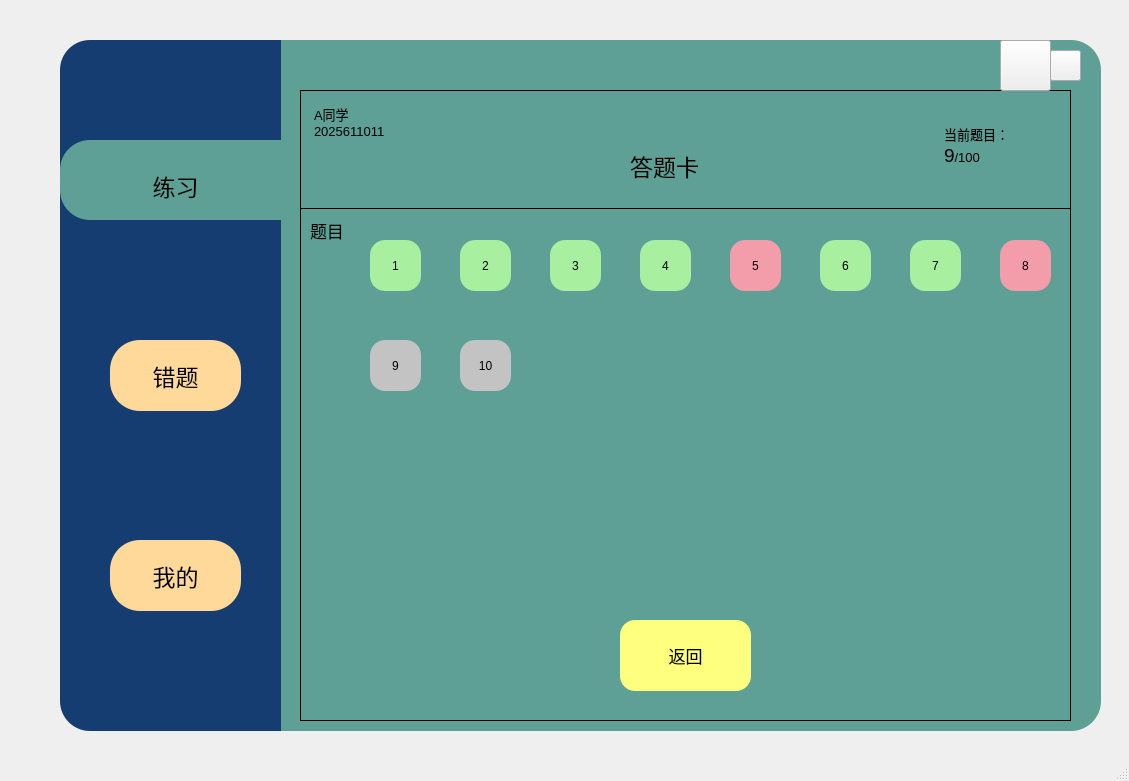
<?xml version="1.0" encoding="UTF-8"?>
<ui version="4.0">
 <class>MainWindow</class>
 <widget class="QMainWindow" name="MainWindow">
  <property name="geometry">
   <rect>
    <x>0</x>
    <y>0</y>
    <width>1129</width>
    <height>781</height>
   </rect>
  </property>
  <property name="windowTitle">
   <string>MainWindow</string>
  </property>
  <widget class="QWidget" name="centralwidget">
   <widget class="QFrame" name="frame">
    <property name="geometry">
     <rect>
      <x>300</x>
      <y>90</y>
      <width>771</width>
      <height>631</height>
     </rect>
    </property>
    <property name="sizePolicy">
     <sizepolicy hsizetype="Expanding" vsizetype="Expanding">
      <horstretch>0</horstretch>
      <verstretch>0</verstretch>
     </sizepolicy>
    </property>
    <property name="cursor">
     <cursorShape>ArrowCursor</cursorShape>
    </property>
    <property name="layoutDirection">
     <enum>Qt::LeftToRight</enum>
    </property>
    <property name="styleSheet">
     <string notr="true"/>
    </property>
    <property name="frameShape">
     <enum>QFrame::Panel</enum>
    </property>
    <property name="frameShadow">
     <enum>QFrame::Plain</enum>
    </property>
    <widget class="QPushButton" name="Bt_back_ex">
     <property name="geometry">
      <rect>
       <x>320</x>
       <y>530</y>
       <width>131</width>
       <height>71</height>
      </rect>
     </property>
     <property name="font">
      <font>
       <pointsize>13</pointsize>
      </font>
     </property>
     <property name="styleSheet">
      <string notr="true">

QPushButton{
	background-color: rgb(255, 255, 127);
	border-radius:15px

}
QPushButton:pressed{
	padding-left:5px;
	padding-top:5px;
}</string>
     </property>
     <property name="text">
      <string>返回</string>
     </property>
    </widget>
    <widget class="Line" name="line">
     <property name="geometry">
      <rect>
       <x>0</x>
       <y>110</y>
       <width>801</width>
       <height>16</height>
      </rect>
     </property>
     <property name="font">
      <font>
       <pointsize>4</pointsize>
      </font>
     </property>
     <property name="frameShadow">
      <enum>QFrame::Plain</enum>
     </property>
     <property name="orientation">
      <enum>Qt::Horizontal</enum>
     </property>
    </widget>
    <widget class="QTextBrowser" name="text_info">
     <property name="geometry">
      <rect>
       <x>10</x>
       <y>10</y>
       <width>171</width>
       <height>61</height>
      </rect>
     </property>
     <property name="font">
      <font>
       <pointsize>11</pointsize>
      </font>
     </property>
     <property name="styleSheet">
      <string notr="true">background-color: rgb(94,159,150);</string>
     </property>
     <property name="frameShape">
      <enum>QFrame::NoFrame</enum>
     </property>
     <property name="html">
      <string>&lt;!DOCTYPE HTML PUBLIC &quot;-//W3C//DTD HTML 4.0//EN&quot; &quot;http://www.w3.org/TR/REC-html40/strict.dtd&quot;&gt;
&lt;html&gt;&lt;head&gt;&lt;meta name=&quot;qrichtext&quot; content=&quot;1&quot; /&gt;&lt;style type=&quot;text/css&quot;&gt;
p, li { white-space: pre-wrap; }
&lt;/style&gt;&lt;/head&gt;&lt;body style=&quot; font-family:'SimSun'; font-size:11pt; font-weight:400; font-style:normal;&quot;&gt;
&lt;p style=&quot; margin-top:0px; margin-bottom:0px; margin-left:0px; margin-right:0px; -qt-block-indent:0; text-indent:0px;&quot;&gt;&lt;span style=&quot; font-size:10pt;&quot;&gt;A同学&lt;/span&gt;&lt;/p&gt;
&lt;p style=&quot; margin-top:0px; margin-bottom:0px; margin-left:0px; margin-right:0px; -qt-block-indent:0; text-indent:0px;&quot;&gt;&lt;span style=&quot; font-size:10pt;&quot;&gt;2025611011&lt;/span&gt;&lt;/p&gt;&lt;/body&gt;&lt;/html&gt;</string>
     </property>
    </widget>
    <widget class="QTextBrowser" name="exercise_current">
     <property name="geometry">
      <rect>
       <x>640</x>
       <y>30</y>
       <width>121</width>
       <height>81</height>
      </rect>
     </property>
     <property name="styleSheet">
      <string notr="true">background-color: rgb(94,159,150);</string>
     </property>
     <property name="frameShape">
      <enum>QFrame::NoFrame</enum>
     </property>
     <property name="html">
      <string>&lt;!DOCTYPE HTML PUBLIC &quot;-//W3C//DTD HTML 4.0//EN&quot; &quot;http://www.w3.org/TR/REC-html40/strict.dtd&quot;&gt;
&lt;html&gt;&lt;head&gt;&lt;meta name=&quot;qrichtext&quot; content=&quot;1&quot; /&gt;&lt;style type=&quot;text/css&quot;&gt;
p, li { white-space: pre-wrap; }
&lt;/style&gt;&lt;/head&gt;&lt;body style=&quot; font-family:'SimSun'; font-size:9pt; font-weight:400; font-style:normal;&quot;&gt;
&lt;p style=&quot; margin-top:0px; margin-bottom:0px; margin-left:0px; margin-right:0px; -qt-block-indent:0; text-indent:0px;&quot;&gt;&lt;span style=&quot; font-size:10pt;&quot;&gt;当前题目：&lt;/span&gt;&lt;/p&gt;
&lt;p style=&quot; margin-top:0px; margin-bottom:0px; margin-left:0px; margin-right:0px; -qt-block-indent:0; text-indent:0px;&quot;&gt;&lt;span style=&quot; font-size:14pt;&quot;&gt;9&lt;/span&gt;&lt;span style=&quot; font-size:10pt;&quot;&gt;/100&lt;/span&gt;&lt;/p&gt;
&lt;p style=&quot;-qt-paragraph-type:empty; margin-top:0px; margin-bottom:0px; margin-left:0px; margin-right:0px; -qt-block-indent:0; text-indent:0px;&quot;&gt;&lt;br /&gt;&lt;/p&gt;&lt;/body&gt;&lt;/html&gt;</string>
     </property>
    </widget>
    <widget class="QPushButton" name="exercise_Q1">
     <property name="geometry">
      <rect>
       <x>70</x>
       <y>150</y>
       <width>51</width>
       <height>51</height>
      </rect>
     </property>
     <property name="styleSheet">
      <string notr="true">QPushButton{
background-color: rgb(168, 239, 160);
border-radius:15px
}

QPushButton:pressed{
	padding-left:5px;
	padding-top:5px;
}</string>
     </property>
     <property name="text">
      <string>1</string>
     </property>
    </widget>
    <widget class="QLabel" name="label_title">
     <property name="geometry">
      <rect>
       <x>10</x>
       <y>120</y>
       <width>41</width>
       <height>41</height>
      </rect>
     </property>
     <property name="font">
      <font>
       <pointsize>13</pointsize>
      </font>
     </property>
     <property name="styleSheet">
      <string notr="true">border-bottom-left-radius:15px

</string>
     </property>
     <property name="frameShape">
      <enum>QFrame::WinPanel</enum>
     </property>
     <property name="frameShadow">
      <enum>QFrame::Sunken</enum>
     </property>
     <property name="text">
      <string>题目</string>
     </property>
    </widget>
    <widget class="QPushButton" name="exercise_Q2">
     <property name="geometry">
      <rect>
       <x>160</x>
       <y>150</y>
       <width>51</width>
       <height>51</height>
      </rect>
     </property>
     <property name="styleSheet">
      <string notr="true">QPushButton{
background-color: rgb(168, 239, 160);
border-radius:15px
}

QPushButton:pressed{
	padding-left:5px;
	padding-top:5px;
}</string>
     </property>
     <property name="text">
      <string>2</string>
     </property>
    </widget>
    <widget class="QPushButton" name="exercise_Q5">
     <property name="geometry">
      <rect>
       <x>430</x>
       <y>150</y>
       <width>51</width>
       <height>51</height>
      </rect>
     </property>
     <property name="styleSheet">
      <string notr="true">QPushButton{
border-radius:15px;
background-color: rgb(244, 157, 170);
}
QPushButton:pressed{
	padding-left:5px;
	padding-top:5px;
}</string>
     </property>
     <property name="text">
      <string>5</string>
     </property>
    </widget>
    <widget class="QPushButton" name="exercise_Q4">
     <property name="geometry">
      <rect>
       <x>340</x>
       <y>150</y>
       <width>51</width>
       <height>51</height>
      </rect>
     </property>
     <property name="styleSheet">
      <string notr="true">QPushButton{
background-color: rgb(168, 239, 160);
border-radius:15px
}

QPushButton:pressed{
	padding-left:5px;
	padding-top:5px;
}</string>
     </property>
     <property name="text">
      <string>4</string>
     </property>
    </widget>
    <widget class="QPushButton" name="exercise_Q3">
     <property name="geometry">
      <rect>
       <x>250</x>
       <y>150</y>
       <width>51</width>
       <height>51</height>
      </rect>
     </property>
     <property name="styleSheet">
      <string notr="true">QPushButton{
background-color: rgb(168, 239, 160);
border-radius:15px
}

QPushButton:pressed{
	padding-left:5px;
	padding-top:5px;
}</string>
     </property>
     <property name="text">
      <string>3</string>
     </property>
    </widget>
    <widget class="QPushButton" name="exercise_Q7">
     <property name="geometry">
      <rect>
       <x>610</x>
       <y>150</y>
       <width>51</width>
       <height>51</height>
      </rect>
     </property>
     <property name="styleSheet">
      <string notr="true">QPushButton{
background-color: rgb(168, 239, 160);
border-radius:15px
}

QPushButton:pressed{
	padding-left:5px;
	padding-top:5px;
}</string>
     </property>
     <property name="text">
      <string>7</string>
     </property>
    </widget>
    <widget class="QPushButton" name="exercise_Q10">
     <property name="geometry">
      <rect>
       <x>160</x>
       <y>250</y>
       <width>51</width>
       <height>51</height>
      </rect>
     </property>
     <property name="styleSheet">
      <string notr="true">QPushButton{
background-color: rgb(195, 195, 195);
border-radius:15px}
QPushButton:pressed{
	padding-left:5px;
	padding-top:5px;
}</string>
     </property>
     <property name="text">
      <string>10</string>
     </property>
    </widget>
    <widget class="QPushButton" name="exercise_Q9">
     <property name="geometry">
      <rect>
       <x>70</x>
       <y>250</y>
       <width>51</width>
       <height>51</height>
      </rect>
     </property>
     <property name="styleSheet">
      <string notr="true">QPushButton{
background-color: rgb(195, 195, 195);
border-radius:15px}
QPushButton:pressed{
	padding-left:5px;
	padding-top:5px;
}</string>
     </property>
     <property name="text">
      <string>9</string>
     </property>
    </widget>
    <widget class="QPushButton" name="exercise_Q8">
     <property name="geometry">
      <rect>
       <x>700</x>
       <y>150</y>
       <width>51</width>
       <height>51</height>
      </rect>
     </property>
     <property name="styleSheet">
      <string notr="true">QPushButton{
border-radius:15px;
background-color: rgb(244, 157, 170);
}
QPushButton:pressed{
	padding-left:5px;
	padding-top:5px;
}</string>
     </property>
     <property name="text">
      <string>8</string>
     </property>
    </widget>
    <widget class="QPushButton" name="exercise_Q6">
     <property name="geometry">
      <rect>
       <x>520</x>
       <y>150</y>
       <width>51</width>
       <height>51</height>
      </rect>
     </property>
     <property name="styleSheet">
      <string notr="true">QPushButton{
background-color: rgb(168, 239, 160);
border-radius:15px
}

QPushButton:pressed{
	padding-left:5px;
	padding-top:5px;
}</string>
     </property>
     <property name="text">
      <string>6</string>
     </property>
    </widget>
    <widget class="QLabel" name="label_answersheet">
     <property name="geometry">
      <rect>
       <x>330</x>
       <y>50</y>
       <width>111</width>
       <height>51</height>
      </rect>
     </property>
     <property name="font">
      <font>
       <pointsize>17</pointsize>
      </font>
     </property>
     <property name="text">
      <string>答题卡</string>
     </property>
    </widget>
   </widget>
   <widget class="QFrame" name="frame_2">
    <property name="geometry">
     <rect>
      <x>60</x>
      <y>40</y>
      <width>221</width>
      <height>691</height>
     </rect>
    </property>
    <property name="styleSheet">
     <string notr="true">QFrame{
	background-color: rgb(21,61,114);
	border-top-left-radius:30px;
	border-bottom-left-radius:30px;
}</string>
    </property>
    <property name="frameShape">
     <enum>QFrame::StyledPanel</enum>
    </property>
    <property name="frameShadow">
     <enum>QFrame::Raised</enum>
    </property>
    <widget class="QPushButton" name="Bt_mine">
     <property name="geometry">
      <rect>
       <x>50</x>
       <y>500</y>
       <width>131</width>
       <height>71</height>
      </rect>
     </property>
     <property name="font">
      <font>
       <pointsize>17</pointsize>
      </font>
     </property>
     <property name="styleSheet">
      <string notr="true">QPushButton{
	background-color: rgb(255,217,154);
	border-radius:30px

}
QPushButton:pressed{
	padding-left:5px;
	padding-top:5px;
}</string>
     </property>
     <property name="text">
      <string>我的</string>
     </property>
    </widget>
    <widget class="QFrame" name="frame_3">
     <property name="geometry">
      <rect>
       <x>0</x>
       <y>100</y>
       <width>221</width>
       <height>80</height>
      </rect>
     </property>
     <property name="styleSheet">
      <string notr="true">background-color: rgb(94,159,150);
border-top-left-radius:30px;
	border-bottom-left-radius:30px;
</string>
     </property>
     <property name="frameShape">
      <enum>QFrame::StyledPanel</enum>
     </property>
     <property name="frameShadow">
      <enum>QFrame::Raised</enum>
     </property>
     <widget class="QPushButton" name="Bt_exercise">
      <property name="geometry">
       <rect>
        <x>50</x>
        <y>10</y>
        <width>131</width>
        <height>71</height>
       </rect>
      </property>
      <property name="font">
       <font>
        <pointsize>17</pointsize>
        <underline>false</underline>
        <strikeout>false</strikeout>
       </font>
      </property>
      <property name="styleSheet">
       <string notr="true">QPushButton{	

	border-radius:30px
}
QPushButton:pressed{
	padding-left:5px;
	padding-top:5px;
}</string>
      </property>
      <property name="text">
       <string>练习</string>
      </property>
     </widget>
    </widget>
    <widget class="QPushButton" name="Bt_wrong">
     <property name="geometry">
      <rect>
       <x>50</x>
       <y>300</y>
       <width>131</width>
       <height>71</height>
      </rect>
     </property>
     <property name="font">
      <font>
       <pointsize>17</pointsize>
       <weight>50</weight>
       <bold>false</bold>
      </font>
     </property>
     <property name="styleSheet">
      <string notr="true">QPushButton{
	background-color: rgb(255,217,154);
	color: rgb(0, 0, 0);
	border-radius:30px

}
QPushButton:pressed{
	padding-left:5px;
	padding-top:5px;
}</string>
     </property>
     <property name="text">
      <string>错题</string>
     </property>
    </widget>
   </widget>
   <widget class="QLabel" name="label_drag">
    <property name="geometry">
     <rect>
      <x>280</x>
      <y>40</y>
      <width>821</width>
      <height>691</height>
     </rect>
    </property>
    <property name="styleSheet">
     <string notr="true">QFrame{
	background-color: rgb(94,159,150);
	border-top-right-radius:30px;
	border-bottom-right-radius:30px;
}</string>
    </property>
    <property name="text">
     <string/>
    </property>
   </widget>
   <widget class="QPushButton" name="Bt_minimise">
    <property name="geometry">
     <rect>
      <x>1000</x>
      <y>40</y>
      <width>51</width>
      <height>51</height>
     </rect>
    </property>
    <property name="styleSheet">
     <string notr="true">border-image: url(:/新前缀/最小化.png);</string>
    </property>
    <property name="text">
     <string/>
    </property>
   </widget>
   <widget class="QPushButton" name="Bt_exit">
    <property name="geometry">
     <rect>
      <x>1050</x>
      <y>50</y>
      <width>31</width>
      <height>31</height>
     </rect>
    </property>
    <property name="styleSheet">
     <string notr="true">border-image: url(:/新前缀/关闭窗口.png);</string>
    </property>
    <property name="text">
     <string/>
    </property>
   </widget>
   <zorder>label_drag</zorder>
   <zorder>frame</zorder>
   <zorder>frame_2</zorder>
   <zorder>Bt_minimise</zorder>
   <zorder>Bt_exit</zorder>
  </widget>
  <widget class="QStatusBar" name="statusbar"/>
 </widget>
 <resources>
  <include location="Resources.qrc"/>
 </resources>
 <connections>
  <connection>
   <sender>Bt_exit</sender>
   <signal>clicked()</signal>
   <receiver>MainWindow</receiver>
   <slot>close()</slot>
   <hints>
    <hint type="sourcelabel">
     <x>1068</x>
     <y>58</y>
    </hint>
    <hint type="destinationlabel">
     <x>1108</x>
     <y>57</y>
    </hint>
   </hints>
  </connection>
  <connection>
   <sender>Bt_minimise</sender>
   <signal>clicked()</signal>
   <receiver>MainWindow</receiver>
   <slot>showMinimized()</slot>
   <hints>
    <hint type="sourcelabel">
     <x>1017</x>
     <y>73</y>
    </hint>
    <hint type="destinationlabel">
     <x>1020</x>
     <y>16</y>
    </hint>
   </hints>
  </connection>
 </connections>
</ui>
